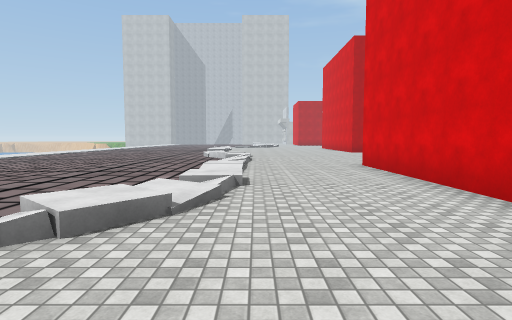
View 1 (above)

17 first-person views from a walk through a Unity game level. The camera is 1.5 m above the floor, tilts 4° down and sees 80° across. The floor is counted in squares, 2 m on a side. Each view is taken from the middle of a square. On the plan, view 1 faces up. The plan holds only what a view shows up to about 10 squares ahead; the rest is blank. The place goes on beyond the plan. The player is left out. Some surface patterns are stand-ins.

View 2
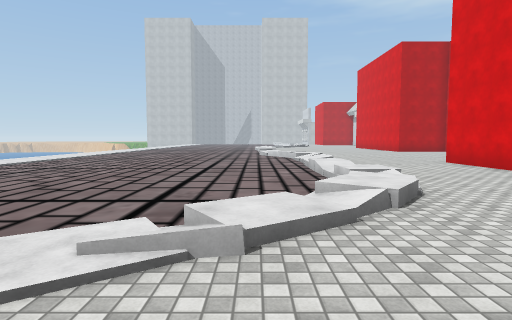

View 3
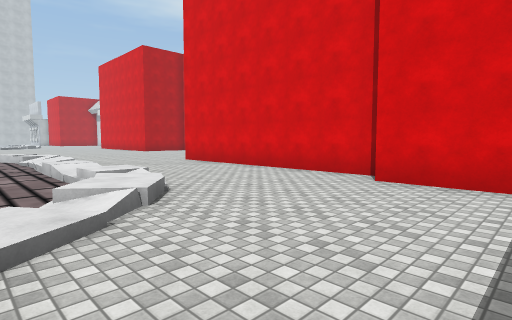

View 4
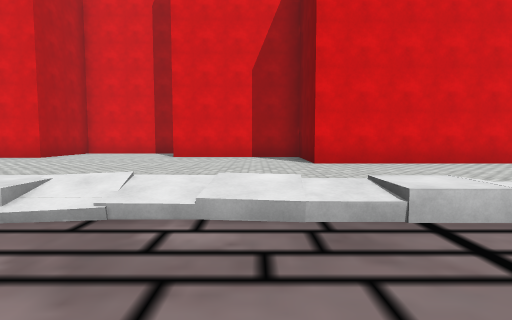

View 5
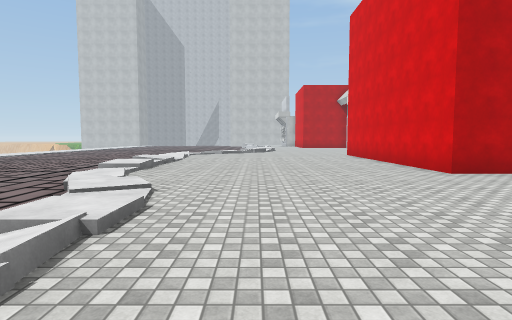

View 6
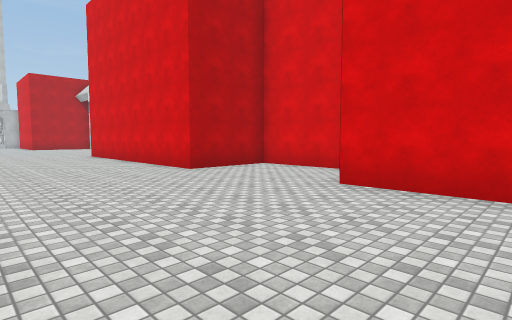

View 7
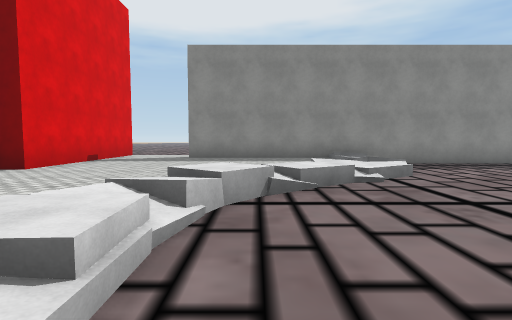

View 8
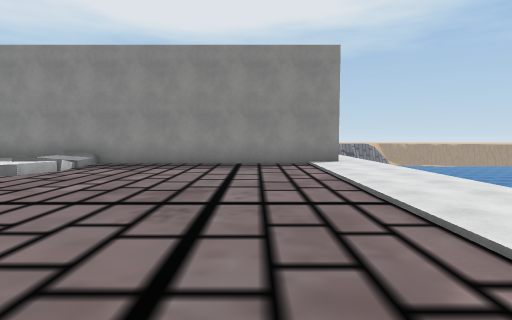

View 9
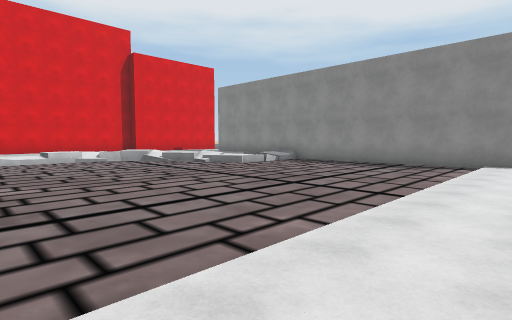

View 10
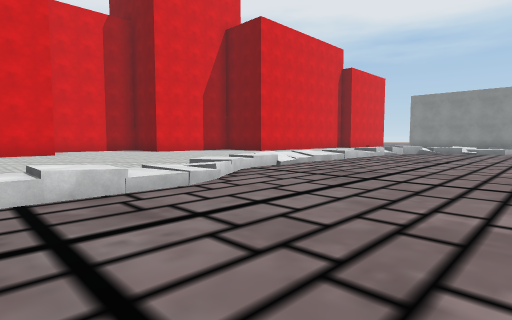

View 11
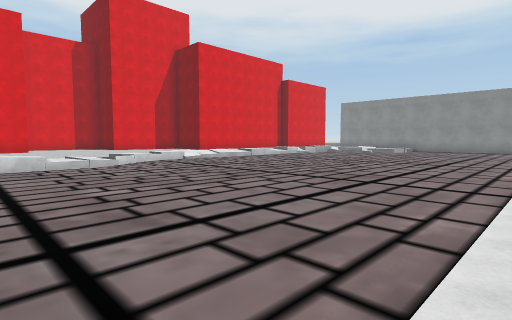

View 12
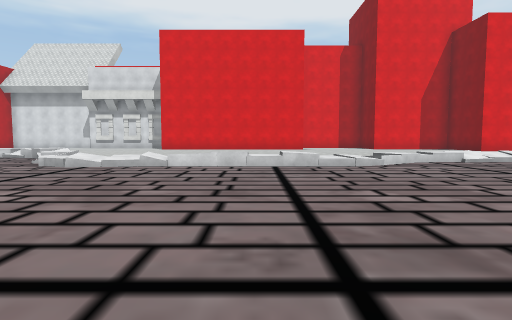

View 13
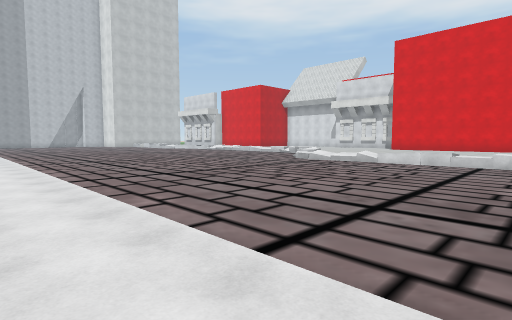

View 14
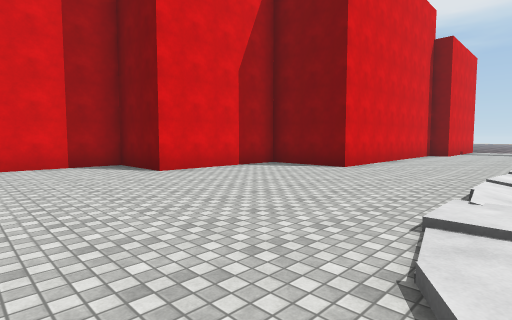

View 15
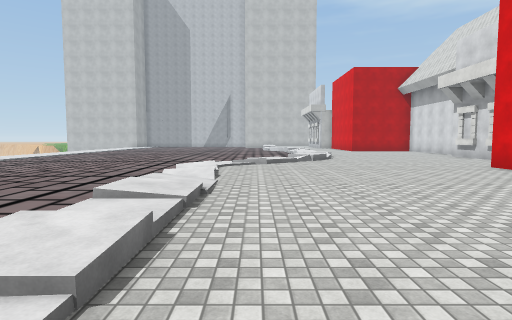

View 16
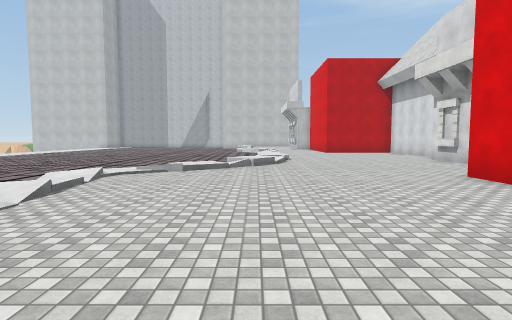

View 17
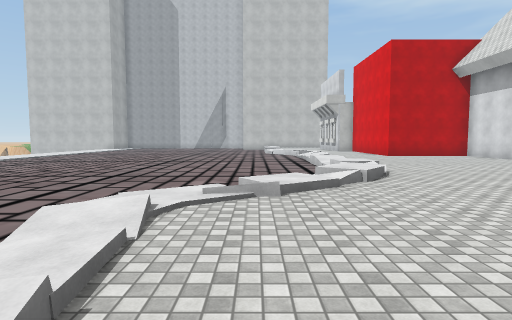

### Floor plan
Key: @ floor where view 1 was taken; # wall or solid block; . main floor; : floor 0.25 m higher than the main floor; + floor 0.5 m higher than the main floor; * floor 0.75 m higher than the main floor; / step, stairs or slope; = window, fence, low wall or low ledge; v drop or lower ground.
Columns run from 14 left of view 1 to 8 right of it. Each row starts with its distance up from view 1.
 31       ........./ ::::
 30       .........//::::
 29   ..  .........//::::
 28   ...  ........=/:::::#
 27   ....  ....../*::::::#
 26   ........../=/::::::
 25   ..........:/:::::::
 24   .........=/::::::#
 23   .........//::::::#
 22  ..........//::::::
 21  ..........=/::::::
 20  ..........=+::::::#
 19  ..........v/::::::#
 18  ..........=/::::::#
 17  ..........//::::::####
 16   ........./::::::::::#
 15   ..........=/::::::::#
 14   ...........:::::::::#
 13    ..........+::::::::#
 12    ..........//:::::###
 11    ........../::::::#
 10    ..........:::::::#
  9    ..........:::::::#
  8  ............+:::####
  7  ............/:::#
  6  ............/:::#
  5  ............//::#
  4  ............/:::#
  3 v...........=/:::#
  2 v.........///::::#
  1 v........///:::::#
  0 v......../::::@::#
 -1 v........//::::::#
 -2  .#############::#
 -3                ::#

Where each view was taken, in squares from view 1:
view 1: 0 up, 0 right, facing up
view 2: 1 down, 3 left, facing up
view 3: 1 down, 3 left, facing up-right
view 4: 10 up, 4 left, facing right
view 5: 10 up, 1 right, facing up
view 6: 10 up, 1 right, facing up-right
view 7: 7 up, 2 left, facing down
view 8: 7 up, 10 left, facing down
view 9: 8 up, 13 left, facing down-right
view 10: 19 up, 7 left, facing down-right
view 11: 19 up, 12 left, facing down-right
view 12: 19 up, 11 left, facing right
view 13: 17 up, 13 left, facing up-right
view 14: 16 up, 1 left, facing down-right
view 15: 16 up, 1 left, facing up
view 16: 18 up, 1 right, facing up
view 17: 21 up, 1 left, facing up
